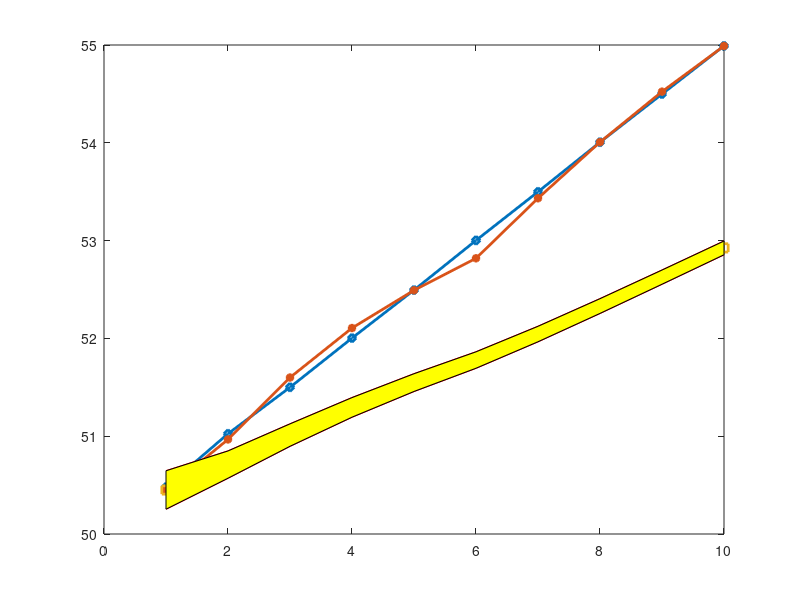

Reproduce this figure in MATLAB. (Note: this script raises an error after producing the figure.)
clc, close all, clear all;

T_true = 50;
z_true = [50.479 51.025 51.5 52.003 52.494 53.002 53.499 54.006 54.498 54.991];


% Measurements vector
z = [50.45 50.967 51.6 52.106 52.492 52.819 53.433 54.007 54.523 54.99];

% Measurement uncertainty 
sigma_std = 0.1; 
r = sigma_std^2;

% process noise variance
q = 0.0001;

%% ITERATION ZERO

% Initialization 

T_estimate = 10;                % Estimated Temperature
uncertainity_estimate = 10000;    % Estimate uncertainty with std. σ = 100

% Prediction at Iteration Zero
T_estimate_pred(1,1) = T_estimate;   % Since Dynamic Model is constant
uncertainity_estimate_pred(1,1) = uncertainity_estimate + q; % The extrapolated estimate uncertainty (variance) also doesn’t change

for ii = 1:length(z)
    
%   1) Measure
    z_n = z(ii); % New Measurement
    r_n = r;     % Measurement uncertainty
    
    
    % Kalman gain
    K(ii) = uncertainity_estimate_pred(1,ii) / (uncertainity_estimate_pred(1,ii) + r_n);
    
    
%   3) State Update
    T_estimate_current(ii)    = T_estimate_pred(1,ii) + K(ii)*(z(ii) - T_estimate_pred(1,ii)); %Estimating the current state
    uncertainity_estimate_current(ii) = (1-K(ii))* uncertainity_estimate_pred(1,ii); %Current estimate uncertainty
    
    % Prediction Updates
    T_estimate_pred(1, ii+1) = T_estimate_current (ii);
    uncertainity_estimate_pred(1,ii+1) = uncertainity_estimate_current(ii) + q;
end

x = 1:length(z);

figure();

% subplot(3,1,1);
p1 = plot(x, z_true, '-d', 'LineWidth', 2);
hold on;
p2 = plot(x, z, '-*', 'LineWidth', 2);

p3 = plot(x, T_estimate_current, '-s', 'LineWidth', 2);
% plot([0], T_estimate, 'd', 'LineWidth', 4);


CI = 95;
temp = (1 - CI/100)/2;

low = T_estimate_current - norminv(temp)*sqrt(uncertainity_estimate_current);
up  = T_estimate_current + norminv(temp)*sqrt(uncertainity_estimate_current);

plot(x, low, 'r', 'LineWidth',1);
plot(x, up, 'r', 'LineWidth',1);
x2 = [x, fliplr(x)];
inBetween = [low, fliplr(up)];
p4 = patch(x2, inBetween, 'y');
%legend(p1,'Area 1')
alpha(0.25)
grid on;

xlabel('Measurement Number', 'FontSize', 12, 'FontWeight', 'Bold');
ylabel('Temperature (C)', 'FontSize', 12, 'FontWeight', 'Bold');
grid on;
%legend('True Values', 'Measurements', 'Estimate', 'FontSize', 12, 'Location', 'NorthEast');
legend([p1 p2 p3 p4],'True Values', 'Measurements', 'Estimate','95% Confidence Interval')
title('Temperature', 'FontSize', 12, 'FontWeight', 'Bold');

% 
% subplot(3,1,2);
% % plot(x, ones(1,length(z))*r, '-d', 'LineWidth', 2);
% % hold on;
% plot(x, uncertainity_estimate_current, '-*', 'LineWidth', 2);
% 
% % plot(x, h_estimate_current, '-s', 'LineWidth', 2);
% % plot([0], uncertainity_estimate, 'd', 'LineWidth', 4);
% 
% xlabel('Measurement Number', 'FontSize', 12, 'FontWeight', 'Bold');
% ylabel('Uncertainty', 'FontSize', 12, 'FontWeight', 'Bold');
% grid on;
% legend('Estimate Uncertainty', 'FontSize', 12, 'Location', 'NorthEast');
% title('Uncertainty', 'FontSize', 12, 'FontWeight', 'Bold');
% 
% subplot(3,1,3);
% 
% plot(x, K, '-d', 'LineWidth', 2);
% xlabel('Measurement Number', 'FontSize', 12, 'FontWeight', 'Bold');
% ylabel('Kalman Gain', 'FontSize', 12, 'FontWeight', 'Bold');
% grid on;
% title('Kalman Gain', 'FontSize', 12, 'FontWeight', 'Bold');
% 
% 
